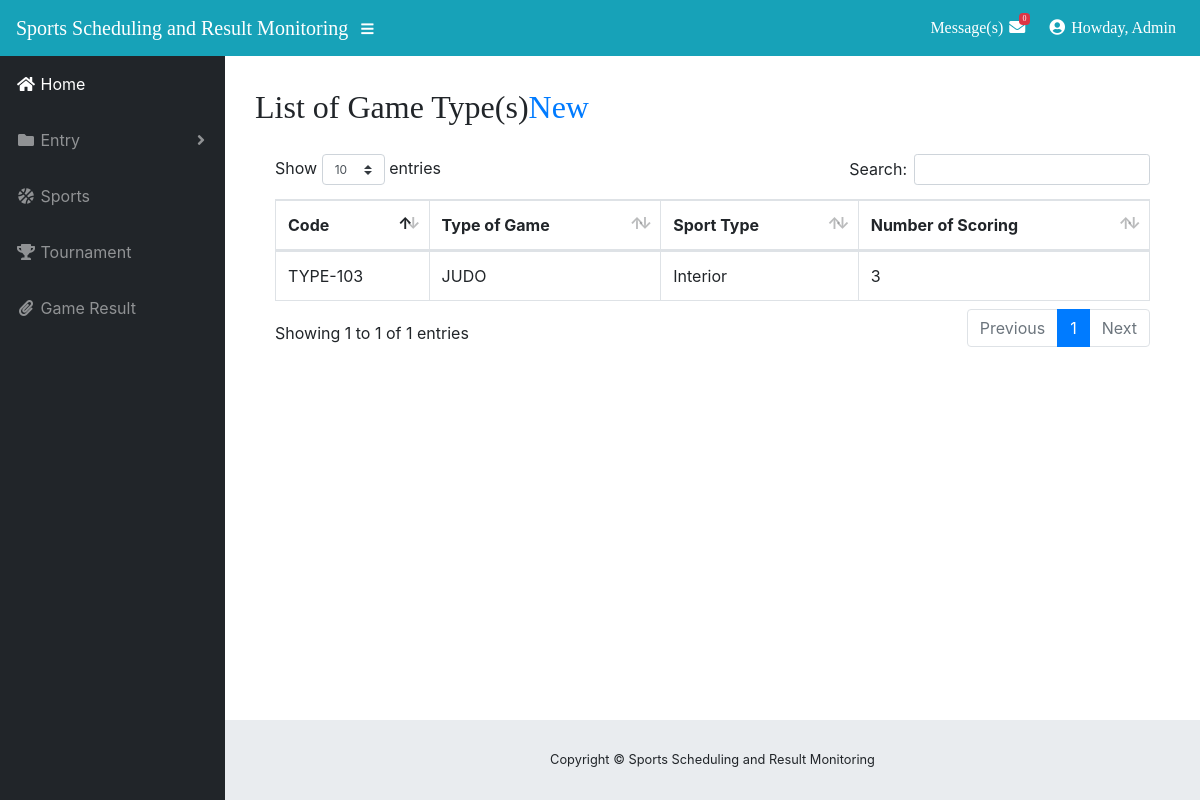
The page /Admin/gametype.php (signed in) on the database its author committed.
### tables this page shows
CREATE TABLE `game_type` (
  `game_type_id` int(11) NOT NULL,
  `type_of_game` varchar(30) NOT NULL,
  `sport_type_code` varchar(30) NOT NULL,
  `number_of_scoring` int(11) NOT NULL,
  `game_type_code` varchar(30) NOT NULL
);

CREATE TABLE `sports_type` (
  `sport_type_id` int(11) NOT NULL,
  `sport_type_code` varchar(30) NOT NULL,
  `sport_type` varchar(30) NOT NULL
);

### Admin/gametype.php (the view, shortened to what this page needs)
<?php include 'theme/header.php'; ?>
<?php include 'theme/sidebar.php'; ?>
   <div id="content-wrapper">
        <div class="container-fluid">
 <h2 style="font-family: AR BLANCA">List of Game Type(s)<a href="#addtype" data-target="#addtype" data-toggle="modal">New</a></h2>
            <div class="card-body">
              <div class="table-responsive">
                <table class="table table-bordered" id="dataTable" width="100%" cellspacing="0">
                  <thead>
                    <tr>
                      <th>Code</th>
                      <th>Type of Game</th>
                      <th>Sport Type</th>
                      <th>Number of Scoring</th>
                    </tr>
                  </thead>
              <?php
$query = 'SELECT g.game_type_id,g.game_type_code,g.type_of_game,s.sport_type,g.number_of_scoring FROM game_type g,sports_type s where s.sport_type_code = g.sport_type_code';
                    $result = mysqli_query($db, $query) or die (mysqli_error($db));
                        while ($row = mysqli_fetch_assoc($result)) {
                            echo '<tr>';
                              echo '<td>'. $row['game_type_code'].'</td>';
                               echo '<td>'. $row['type_of_game'].'</td>';
                                echo '<td>'. $row['sport_type'].'</td>';
                                 echo '<td>'. $row['number_of_scoring'].'</td>';
                            echo '</tr>';
                }
            ?>
                </table>
              </div>
              </div>
            </div>
<?php include 'theme/footer.php'; ?>

### Admin/css/sb-admin.css (style rules this page uses)
html { position: relative; min-height: 100%; }
body { height: 100%; }
#wrapper #content-wrapper { overflow-x: hidden; width: 100%; padding-top: 1rem; padding-bottom: 80px; }
:root { --input-padding-x: 0.75rem; --input-padding-y: 0.75rem; }

### rows shown on the page
game_type: game_type_code "TYPE-103", type_of_game "JUDO", sports_type.sport_type "Interior", number_of_scoring "3"

### other values the page prints
$count "0"
$_SESSION['user_type'] "Admin"
